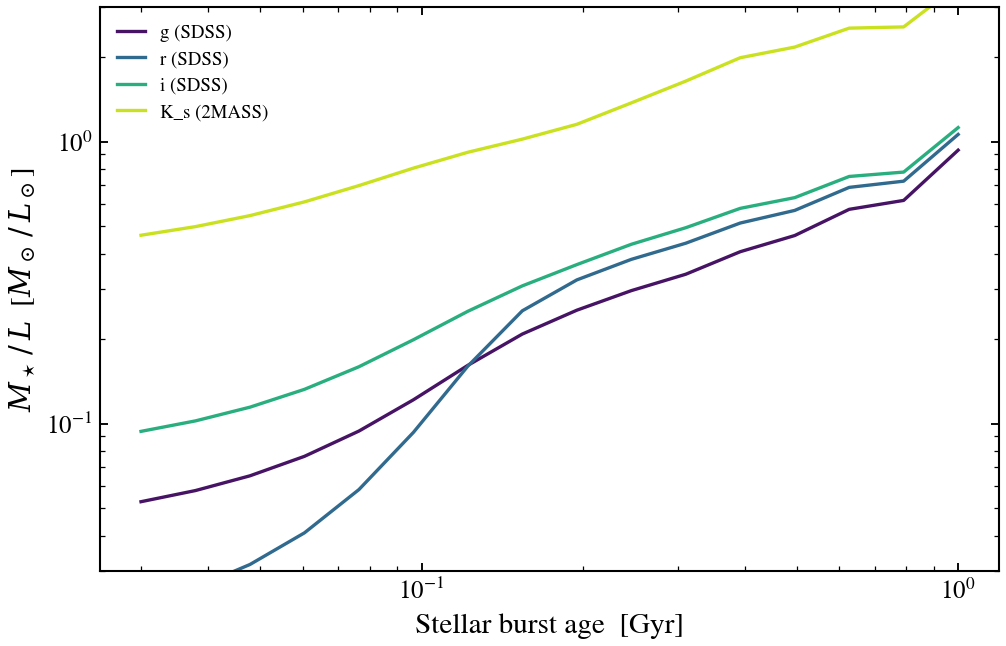

Source code (Python):
"""
Stellar mass-to-light ratios vs SSP age, per band
====================================================

``M_★/L_band`` rises with stellar age in every band; the rise is
steepest in g, where massive young stars dominate, and shallowest in
``K_s``, where red giants contribute at every age past the first
~100 Myr.

A narrow burst centred at a sweep of lookback times approximates an
SSP. ``M_★`` comes from integrating the recovered SFH; ``L_band``
from inverting tengri's photometric prediction back to ``L_ν``
(using a fixed ``d_L`` at ``z = 0.01``) and multiplying by the
band's effective frequency.
"""

import warnings

import jax
import jax.numpy as jnp
import matplotlib.pyplot as plt
import numpy as np

import tengri
from tengri.analysis.plotting import setup_style

setup_style()
warnings.filterwarnings("ignore", message=".*BakedInBackend.*")

L_SUN_ERG_S = 3.839e33
D_L_CM = 43.6 * 3.086e24  # luminosity distance at z = 0.01

BANDS = [
    ("sdss_g", "g (SDSS)"),
    ("sdss_r", "r (SDSS)"),
    ("sdss_i", "i (SDSS)"),
    ("2mass_ks", "K_s (2MASS)"),
]
COLORS = plt.cm.viridis(np.linspace(0.05, 0.92, len(BANDS)))

obs = tengri.Observation(photometry=tengri.Photometry.from_names([b for b, _ in BANDS]))
nu_eff = 2.998e18 / np.array([float(jnp.mean(w)) for w in obs.photometry.filter_waves])

model = tengri.SEDModel.build(
    tengri.load_ssp(),
    observation=obs,
    sfh={
        "type": "tsnorm",
        "*": tengri.FIXED,
        "peak_lbt_gyr": tengri.Uniform(0.03, 13.0),
        "width_gyr": 0.05,
        "log_peak_sfr": 1.0,
        "skew": 0.0,
        "trunc": 13.0,
    },
    dust={"type": "two_component", "*": tengri.FIXED, "tau_diff": 0.0, "tau_bc": 0.0},
    redshift=tengri.Fixed(0.01),
)
baseline = dict(model.spec.sample(jax.random.PRNGKey(0)))

# Past ~1 Gyr the narrow burst window starts to clip against the
# universe age and the SFH normalisation goes noisy.
ages = np.geomspace(0.03, 1.0, 16)
ml = np.empty((len(BANDS), ages.size))

for j, age in enumerate(ages):
    p = {**baseline, "sfh_tsnorm_peak_lbt_gyr": jnp.float64(age)}
    sfh = model.predict_sfh(p)
    m_star = float(np.trapezoid(np.asarray(sfh["sfr_mean"]), np.asarray(sfh["t_gyr"]) * 1e9))
    flux = np.asarray(model.predict_photometry(p))
    L_band = flux * 4 * np.pi * D_L_CM**2 * nu_eff / L_SUN_ERG_S
    ml[:, j] = m_star / np.maximum(L_band, 1e-12)

fig, ax = plt.subplots(figsize=(7.0, 4.6))
for (_, label), color, m_l in zip(BANDS, COLORS, ml):
    ax.loglog(ages, m_l, color=color, lw=1.6, label=label)
ax.set(
    xlabel="Stellar burst age  [Gyr]",
    ylabel=r"$M_\star\,/\,L$  [$M_\odot\,/\,L_\odot$]",
    ylim=(0.03, 3.0),
)
ax.legend(frameon=False, fontsize=9, loc="upper left")

fig.tight_layout()
fig.savefig("plot_mass_to_light_ratios.png", dpi=150, bbox_inches="tight")
